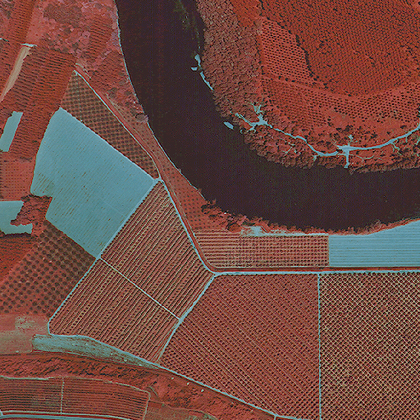
%> input picture champs.png, 420 x 420 px, shrunk from 512 x 512 before the run
$ octave Fourier1.m   (GNU Octave 9; MATLAB toolbox functions it lacks are replaced by stand-ins)
%> lines starting %> are read from the running program, lines starting %| are printed output that depends on the picture; in (x1, y1, x2, y2) boxes, pixels count from 0 and x2, y2 are one past the last pixel; in counts of white or black regions, pixels touching at a corner belong together; the program's own positions count from 1
%Utilisation de la transformée de Fourier pour extraire une partie de l'image

clear, close all, clc


%% Image

Img_champs = imread('champs.png'); % On charge l'image du champs
%> Img_champs is the input picture: size 420x420x3 uint8; mean R, G, B 112, 74.9, 66.7
figure, imshow(Img_champs), title('image originale');           % On affiche cette derniere

Img = rgb2gray(Img_champs);   % On convertit l'image couleur en nuance de gris
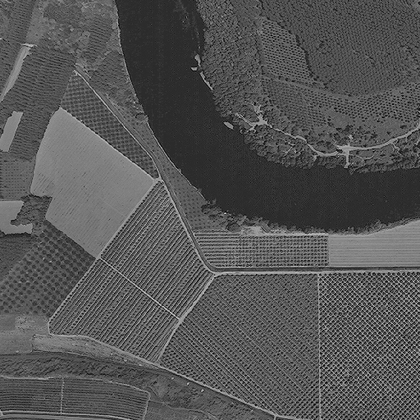
%> Img: size 420x420 uint8; min 0, max 217, mean 85.1
figure, imshow(Img), title('image en nuance de gris');

%% spectre
I_FFT = fft2(Img);      % On calcule la fft de l'image
I_FFT = fftshift(I_FFT);
I_FFT_spectre = abs(I_FFT);
Img=log(I_FFT_spectre); % spectre de l'image
%> Img: size 420x420 double
figure, imagesc(Img), colormap gray; title('TF log-log de l image') ;   % On affiche la fft


%% filtre
taille = size(Img);   % On relève les dimensions de la matrice
%> taille = [420 420]
ligne = taille(1);
%> ligne = 420
colonne=taille(2);
%> colonne = 420
mask = zeros(size(Img));       % On créé un masque pour enlever des fréquences
x = ligne / 2;
%> x = 210
y = colonne / 2;
%> y = 210
alpha = pi / 3.150;
delt_alpha = 6 * pi / 180;

%% boucle remplissage diagonal filtre
R = 20;
for m = 1:ligne
    for n = 1: colonne
        theta = (atan2(n-y,m-x)+pi);
        theta2 = (atan2(-n+y,-m+x)+pi);
        x2 = n - colonne/2;
        y2 = ligne/2 - m;
        r2 = x2^2 + y2^2;
        if ((alpha-delt_alpha) < theta ) & ((alpha+delt_alpha) > theta )
            mask(m,n)=1;
        end
        if ((alpha-delt_alpha) < theta2 ) & ((alpha+delt_alpha) > theta2 )
            mask(m,n) = 1;
        end
        if r2 < R^2
            mask(m,n) = 0;
        end
    end
end
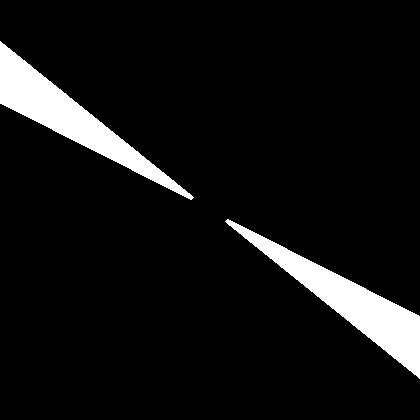
%> mask: size 420x420 double; values 0 (black) and 1 (white), 7.4% white; 2 white regions, box (x1, y1, x2, y2) and area: (225, 219, 420, 379) 6588, (0, 41, 194, 200) 6525

figure, imagesc(mask), title('image du masque');

%% on applique le masque
Img_filtre = (mask).*double(I_FFT); % On applique le masque à l'image de la TF
figure, imagesc(abs(Img_filtre)); title('log log masque')

%% TF inverse
Img_filtre = ifftshift(Img_filtre);
Img_inverse = real(ifft2(Img_filtre));
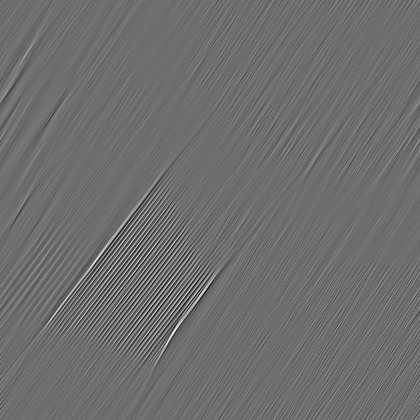
%> Img_inverse: size 420x420 double; min -63.3, max 82.59, mean 0; drawn with min black and max white
figure, imagesc(Img_inverse), title('image après TF inverse');

%% coutour
h=fspecial('sobel');
Img_contour=imfilter(Img_inverse,h);
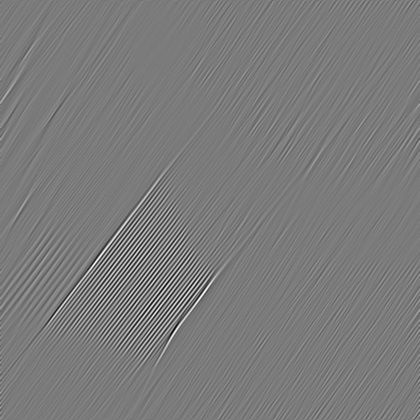
%> Img_contour: size 420x420 double; min -225.6, max 240.3, mean 0; drawn with min black and max white
figure; imagesc(Img_contour); title('contour image')
%> after `title('contour image')`:
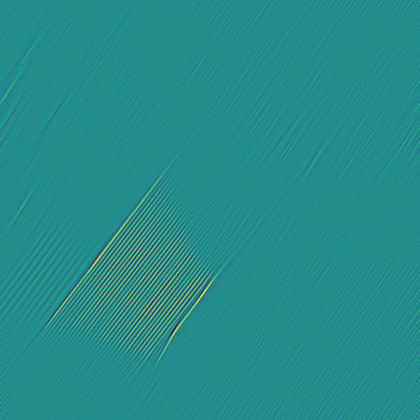
%> displayed picture: size 420x420x3, on the screen's scale of 0 to 255; mean R, G, B 36.2, 140.2, 139.8

%% seuil
Img_seuil = double(Img_contour(:,:)>85); % On seuil pour ne faire apparaitre que le champ
%> Img_seuil: size 420x420 double; values 0 (black) and 1 (white), 2.1% white in thin lines or dots, all inside (x1, y1, x2, y2) = (0, 91, 218, 361)
figure, imagesc(Img_seuil), title('Image du champs');
%> after `title('Image du champs')`:
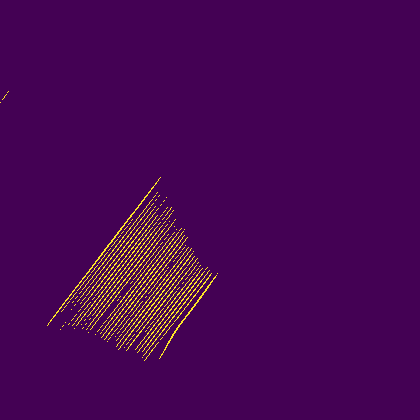
%> displayed picture: size 420x420x3, on the screen's scale of 0 to 255; mean R, G, B 71.8, 5.7, 83

%% couleur
Champs = zeros(size(Img_champs, 1), size(Img_champs, 2),3);

C(:,:,1)=Img_seuil.*double(Img_champs(:,:,1));
C(:,:,2)=Img_seuil.*double(Img_champs(:,:,2));
C(:,:,3)=Img_seuil.*double(Img_champs(:,:,3));
%> C: size 420x420x3 double

Champ(:,:,1)=double(C(:,:,1));
Champ(:,:,2)=double(C(:,:,2));
Champ(:,:,3)=double(C(:,:,3));

Fin_HSV=rgb2hsv(Champ);
%> Fin_HSV: size 420x420x3 double; mean H, S, V 0, 0, 2.4
figure; imagesc(Fin_HSV);


Fin_HSV(:, :, 2) = Fin_HSV(:, :, 2) * 1.5; % on augmente la saturation
%> Fin_HSV: size 420x420x3 double; mean H, S, V 0, 0, 2.4
Fin_HSV(Fin_HSV > 1) = 1;
%> Fin_HSV: size 420x420x3 double; mean H, S, V 0.0041, 0.0129, 0.0206
Fin_RGB = hsv2rgb(Fin_HSV);
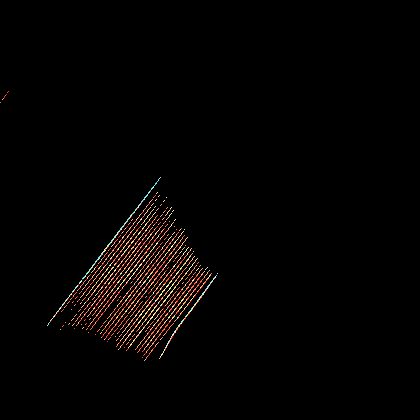
%> Fin_RGB: size 420x420x3 double; mean R, G, B 0.0197, 0.0126, 0.00878
figure;
imshow(Fin_RGB);
imwrite(Fin_RGB,'Fourier.jpg');
